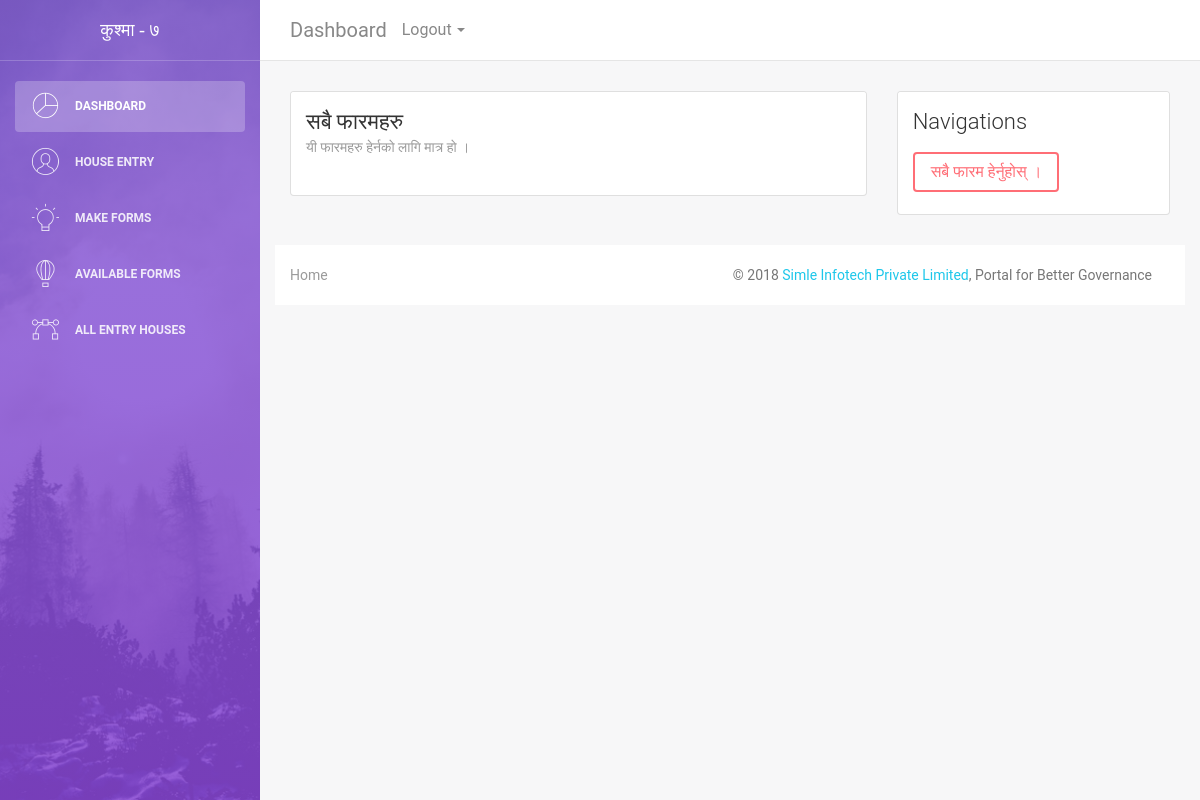
Before: /forms/myform/print_forms with the older database file.
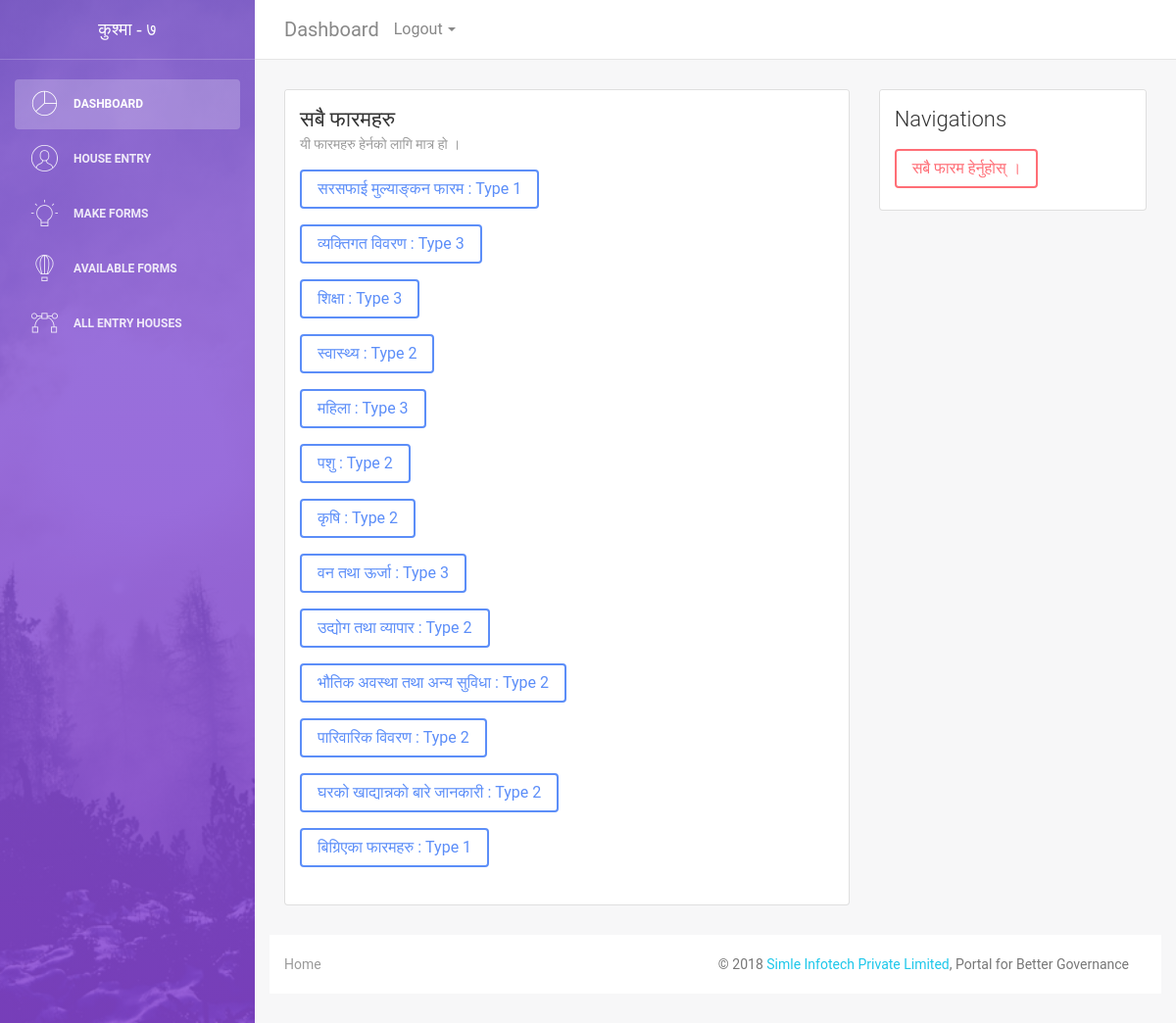
After: the same page with the newer database file.
### formentry/submodals/formGenerator.py (models this page shows)
class formValue(models.Model):
    formName = models.TextField('Form Name (फारमको नाम)')
    markers = models.IntegerField('Total Markers (प्राप्ताङ्कको जम्मा सङ्ख्या)', default=1)
    formTypeChoices = (
    (1,'House'), (2,'Family'), (3, 'Individual')
    )
    formType = models.IntegerField('Form Target Group',choices=formTypeChoices, default=3)
    jsonText = models.TextField('Json Text')
    def __str__(self):
        return self.formName;

### formentry/formviews.py (the view)
# urls.py: path('myform/print_forms', formviews.print_my_forms, name='print_my_forms'),
def print_my_forms(request):
    allforms = formValue.objects.all()
    formtitle = 'सम्पुर्ण फारमहरु'
    formdescription = 'यस लिस्टमा तपाइँका सबै फारमहरू उपलब्ध छन्'
    return render(request,'base_forms/listprintforms.html',{
        'allforms':allforms, 'member':0, 'mark':0, 'marker':0 ,
        'formtitle':formtitle, 'formdescription':formdescription,
    })

### formentry/templates/base_forms/listprintforms.html (shortened to what this page needs)
{% extends 'entry_forms/user_forms.html' %}
{% load widget_tweaks %}
{% block form-title %}
  <h4 class="card-title">सबै फारमहरु</h4>
  <p class="card-category">यी फारमहरु हेर्नको लागि मात्र हो ।</p>
{% endblock %}
{% block form-body %}
{% for forms in allforms %}
{% with mytype=forms.formType   %}
<p><a href="{% url 'formentry:form_basic' form_id=forms.id member=member mark=mark marker=marker %}" class="btn btn-primary">{{forms}} : Type {{mytype}}</a></p>
{% endwith %}
{% endfor %}
{% endblock %}
{% block form-nav %}
<a class="btn btn-danger" href="{% url 'formentry:print_my_forms' %}">सबै फारम हेर्नुहोस् । </a>
{% endblock %}

Changed rows visible on the page:
added formValue: formName "सरसफाई मुल्याङ्कन फारम", formType "1"
added formValue: formName "व्यक्तिगत विवरण", formType "3"
added formValue: formName "शिक्षा", formType "3"
added formValue: formName "स्वास्थ्य", formType "2"
added formValue: formName "महिला", formType "3"
added formValue: formName "पशु", formType "2"
added formValue: formName "कृषि", formType "2"
added formValue: formName "वन तथा ऊर्जा", formType "3"
added formValue: formName "उद्योग तथा व्यापार", formType "2"
added formValue: formName "भौतिक अवस्था तथा अन्य सुविधा", formType "2"
added formValue: formName "पारिवारिक विवरण", formType "2"
added formValue: formName "घरको खाद्यान्नको बारे जानकारी", formType "2"
added formValue: formName "बिग्रिएका फारमहरु", formType "1"
